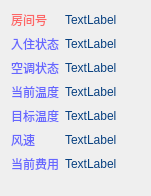
  <widget class="QWidget" name="formLayoutWidget_8">
   <property name="geometry">
    <rect>
     <x>540</x>
     <y>230</y>
     <width>151</width>
     <height>196</height>
    </rect>
   </property>
   <layout class="QFormLayout" name="formLayout_8">
    <item row="0" column="0">
     <layout class="QVBoxLayout" name="verticalLayout_30">
      <item>
       <widget class="QLabel" name="label_93">
        <property name="styleSheet">
         <string notr="true">font: 14pt &quot;Wawati SC&quot;;
color:rgb(253, 102, 102)</string>
        </property>
        <property name="text">
         <string>房间号</string>
        </property>
       </widget>
      </item>
      <item>
       <widget class="QLabel" name="label_94">
        <property name="styleSheet">
         <string notr="true">font: 14pt &quot;Wawati SC&quot;;
color:rgb(102, 102, 255)</string>
        </property>
        <property name="text">
         <string>入住状态</string>
        </property>
       </widget>
      </item>
      <item>
       <widget class="QLabel" name="label_95">
        <property name="styleSheet">
         <string notr="true">font: 14pt &quot;Wawati SC&quot;;
color:rgb(102, 102, 255)</string>
        </property>
        <property name="text">
         <string>空调状态</string>
        </property>
       </widget>
      </item>
     </layout>
    </item>
    <item row="0" column="1">
     <layout class="QVBoxLayout" name="verticalLayout_31">
      <item>
       <widget class="QLabel" name="room8">
        <property name="styleSheet">
         <string notr="true">font: 14pt &quot;Wawati SC&quot;;
color:rgb(7, 64, 128)</string>
        </property>
        <property name="text">
         <string>TextLabel</string>
        </property>
       </widget>
      </item>
      <item>
       <widget class="QLabel" name="f_state8">
        <property name="styleSheet">
         <string notr="true">font: 14pt &quot;Wawati SC&quot;;
color:rgb(7, 64, 128)</string>
        </property>
        <property name="text">
         <string>TextLabel</string>
        </property>
       </widget>
      </item>
      <item>
       <widget class="QLabel" name="a_state8">
        <property name="styleSheet">
         <string notr="true">font: 14pt &quot;Wawati SC&quot;;
color:rgb(7, 64, 128)</string>
        </property>
        <property name="text">
         <string>TextLabel</string>
        </property>
       </widget>
      </item>
     </layout>
    </item>
    <item row="1" column="0">
     <layout class="QVBoxLayout" name="verticalLayout_32">
      <item>
       <widget class="QLabel" name="label_99">
        <property name="styleSheet">
         <string notr="true">font: 14pt &quot;Wawati SC&quot;;
color:rgb(102, 102, 255)</string>
        </property>
        <property name="text">
         <string>当前温度</string>
        </property>
       </widget>
      </item>
      <item>
       <widget class="QLabel" name="label_100">
        <property name="styleSheet">
         <string notr="true">font: 14pt &quot;Wawati SC&quot;;
color:rgb(102, 102, 255)</string>
        </property>
        <property name="text">
         <string>目标温度</string>
        </property>
       </widget>
      </item>
      <item>
       <widget class="QLabel" name="label_101">
        <property name="styleSheet">
         <string notr="true">font: 14pt &quot;Wawati SC&quot;;
color:rgb(102, 102, 255)</string>
        </property>
        <property name="text">
         <string>风速</string>
        </property>
       </widget>
      </item>
      <item>
       <widget class="QLabel" name="label_102">
        <property name="styleSheet">
         <string notr="true">font: 14pt &quot;Wawati SC&quot;;
color:rgb(102, 102, 255)</string>
        </property>
        <property name="text">
         <string>当前费用</string>
        </property>
       </widget>
      </item>
     </layout>
    </item>
    <item row="1" column="1">
     <layout class="QVBoxLayout" name="verticalLayout_33">
      <item>
       <widget class="QLabel" name="tmp8">
        <property name="styleSheet">
         <string notr="true">font: 14pt &quot;Wawati SC&quot;;
color:rgb(7, 64, 128)</string>
        </property>
        <property name="text">
         <string>TextLabel</string>
        </property>
       </widget>
      </item>
      <item>
       <widget class="QLabel" name="tar8">
        <property name="styleSheet">
         <string notr="true">font: 14pt &quot;Wawati SC&quot;;
color:rgb(7, 64, 128)</string>
        </property>
        <property name="text">
         <string>TextLabel</string>
        </property>
       </widget>
      </item>
      <item>
       <widget class="QLabel" name="speed8">
        <property name="styleSheet">
         <string notr="true">font: 14pt &quot;Wawati SC&quot;;
color:rgb(7, 64, 128)</string>
        </property>
        <property name="text">
         <string>TextLabel</string>
        </property>
       </widget>
      </item>
      <item>
       <widget class="QLabel" name="fee8">
        <property name="styleSheet">
         <string notr="true">font: 14pt &quot;Wawati SC&quot;;
color:rgb(7, 64, 128)</string>
        </property>
        <property name="text">
         <string>TextLabel</string>
        </property>
       </widget>
      </item>
     </layout>
    </item>
   </layout>
  </widget>
